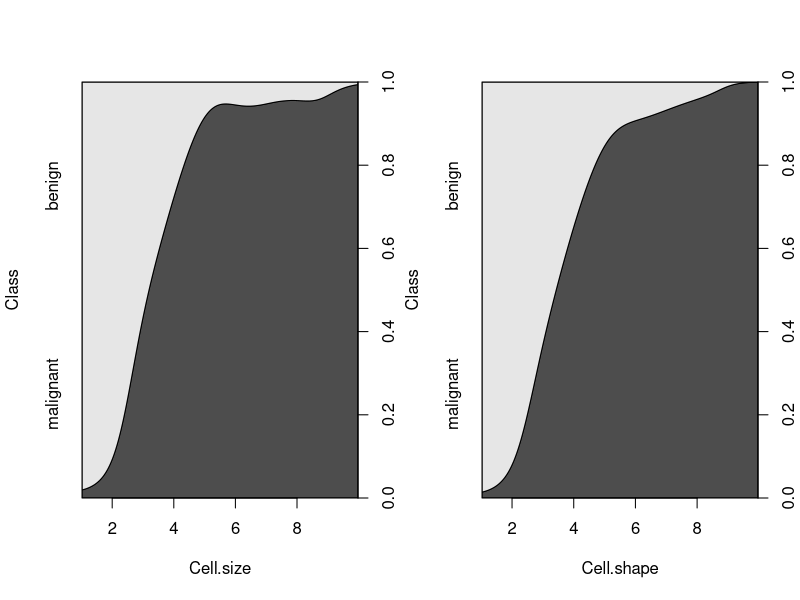
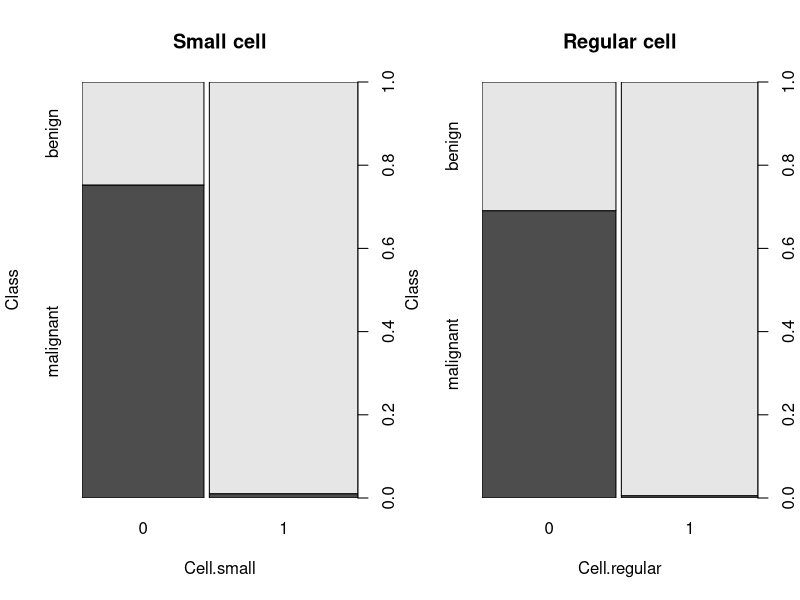
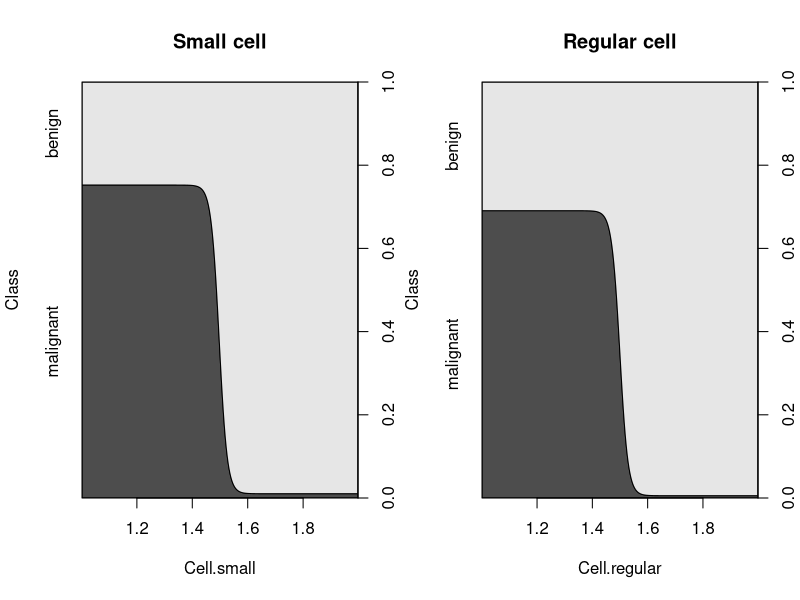

These charts were generated, in order, by the following R code:
## ---- chunk 1
library(mlbench)
library(caret)
library(e1071)

data("BreastCancer")
str(BreastCancer)
head(BreastCancer)
summary(BreastCancer$Class)

ben <- sum(BreastCancer$Class == 'benign')
ben <- as.double(ben / (nrow(BreastCancer)))
print(paste("Percent benign: ", ben))

mal <- sum(BreastCancer$Class == 'malignant')
mal <- as.double(mal / (nrow(BreastCancer)))
print(paste("Percent malignant: ", mal))
## ---- chunk 2
glm0 <- glm(Class ~ Cell.size + Cell.shape, data = BreastCancer, family = "binomial")

summary(glm0)
## ---- chunk 3
BreastCancer$Cell.small <- ifelse(BreastCancer$Cell.size == 1, 1, 0)
BreastCancer$Cell.small <- as.factor(BreastCancer$Cell.small)

summary(BreastCancer$Cell.size)
summary(BreastCancer$Cell.small)
## ---- chunk 4
BreastCancer$Cell.regular <- ifelse(BreastCancer$Cell.shape == 1, 1, 0)
BreastCancer$Cell.regular <- as.factor(BreastCancer$Cell.regular)

summary(BreastCancer$Cell.shape)
summary(BreastCancer$Cell.regular)
## ---- chunk 5
attach(BreastCancer)
par(mfrow=c(1,2))
cdplot(Class~Cell.size)
cdplot(Class~Cell.shape)
## ---- chunk 6
# plots here
par(mfrow = c(1,2))
plot(Class~Cell.small, data=BreastCancer, main = "Small cell")
plot(Class~Cell.regular, data=BreastCancer, main="Regular cell")

cdplot(Class~Cell.small, main="Small cell")
cdplot(Class~Cell.regular, main="Regular cell")
## ---- chunk 7
# calculations and output here
count_benign <- c(
         length(Class[Class=="benign"]),
         length(Class[Class=="malignant"])
       )

# likelihood for small
lh_small <- matrix(rep(0, 4), ncol = 2)
       for (bn in c(1, 2)) {
         for (sm in c("0","1")) {
           lh_small[bn, as.integer(sm) + 1] <-
             nrow(BreastCancer[Cell.small == sm & as.numeric(Class) == bn,]) /
              count_benign[bn]
          }
       }

#print("Likelihood values for p(Class|Cell.small):")
#lh_small
print(paste("a. Percentage of malignant observations that are small: ", lh_small[2,2]))
print(paste("b. Percentage of malignant observations that are not small: ", lh_small[2,1]))

# likelihood for regular
lh_regular <- matrix(rep(0, 4), ncol = 2)
       for (bn in c(1, 2)) {
         for (rg in c("0","1")) {
           lh_regular[bn, as.integer(rg) + 1] <-
             nrow(BreastCancer[Cell.regular == rg & as.numeric(BreastCancer$Class) == bn,]) /
              count_benign[bn]
         }
       }

#print("Likelihood values for p(Class|Cell.regular):")
#lh_regular
print(paste("c. Percentage of malignant observations that are regular: ", lh_regular[2,2]))
print(paste("d. Percentage of malignant observations that are not regular: ", lh_regular[2,1]))
## ---- chunk 8
set.seed(1234)

i <- sample(1:nrow(BreastCancer), 0.8 * nrow(BreastCancer), replace = FALSE)

train <- BreastCancer[i,]
test <- BreastCancer[-i,]
## ---- chunk 9
glm1 <- glm(Class ~ Cell.regular + Cell.small, data = train, family = binomial)

summary(glm1)
## ---- chunk 10
probs <- predict(glm1, newdata = test, type = "response")
pred <- ifelse(probs > 0.5, 2, 1)
acc <- mean(pred == as.integer(test$Class))
print(paste("accuracy = ", acc))

confusionMatrix(as.factor(pred), as.factor(as.integer(test$Class)))
## ---- chunk 11
sm <- coef(glm1)["Cell.small1"]
sm
p <- exp(sm) / (1 + exp(sm))
p

# from step 5
lh_small[2, 2]
## ---- chunk 12
glm_small <- glm(Class ~ Cell.small, data = train, family = binomial)
#summary(glm_small)
glm_regular <- glm(Class ~ Cell.regular, data = train, family = binomial)
#summary(glm_regular)
anova(glm_small, glm_regular, glm1)
## ---- chunk 13
nb1 <- naiveBayes(Class ~ Cell.small + Cell.regular, data = train)
nb1
## ---- chunk 14
p1 <- predict(nb1, newdata = test, type = "class")
confusionMatrix(p1, test$Class)
